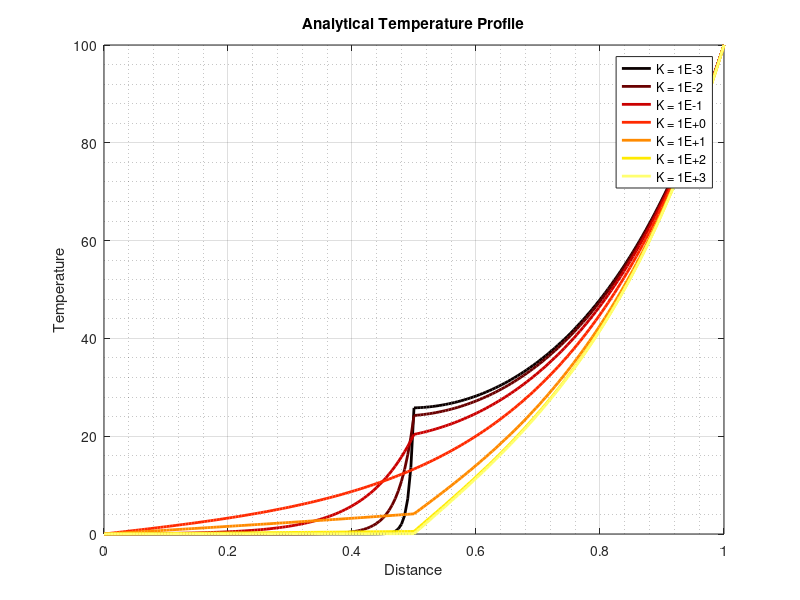
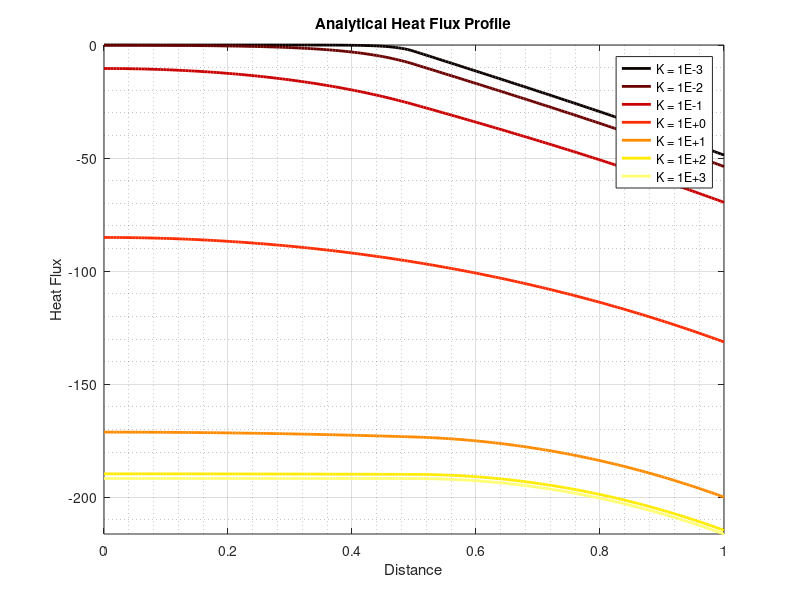

Recreate these plots in MATLAB, in order.
clear all; close all; clc

set(0,'DefaultFigureWindowStyle','docked')

figure
cmap = colormap(hot);
cIndex = 1;

for K = [1E-3 1E-2 1E-1 1E0 1E1 1E2 1E3]
    
    b = 16;
    k2 = 1;
    k1 = K*k2;
    Ta = 0;
    A = 1;
    
    a1 = sqrt(b/k1);
    a2 = sqrt(b/k2);
    
    C = [cosh(0) sinh(0) 0 0;
        0 0 cosh(a2) sinh(a2);
        cosh(a1/2) sinh(a1/2) -cosh(a2/2) -sinh(a2/2);
        k1*a1*sinh(a1/2) k1*a1*cosh(a1/2) -k2*a2*sinh(a2/2) -k2*a2*cosh(a2/2)];
    
    d = [-Ta
        100-Ta;
        0;
        0];
    
    aSolCoeff = C\d;
    
    
    hold on;    box on;
    grid on;    grid minor;
    x1 = linspace(0.0, 0.5, 100);
    x2 = linspace(0.5, 1.0, 100);
    s1 = aSolCoeff(1)*cosh(a1*x1) + aSolCoeff(2)*sinh(a1*x1) + Ta;
    s2 = aSolCoeff(3)*cosh(a2*x2) + aSolCoeff(4)*sinh(a2*x2) + Ta;
    plot([x1 x2], [s1 s2],  'linewidth', 2, 'color', cmap(cIndex, :));
    xlim([0 1]);    ylim([0 100]);
    title('Analytical Temperature Profile')
    xlabel('Distance');  ylabel('Temperature')
    
    cIndex = cIndex + 9;
    
end

legend('K = 1E-3', 'K = 1E-2', 'K = 1E-1', 'K = 1E+0', 'K = 1E+1', 'K = 1E+2', 'K = 1E+3', ...
    'location', 'best') 
saveas(gcf, '430_hw1_analytical_temperature', 'epsc')

figure
cmap = colormap(hot);
cIndex = 1;

for K = [1E-3 1E-2 1E-1 1E0 1E1 1E2 1E3]
    
    b = 1;
    k2 = 1;
    k1 = K;
    Ta = 0;
    A = 1;
    
    a1 = sqrt(b/k1);
    a2 = sqrt(b/k2);
    
    C = [cosh(0) sinh(0) 0 0;
        0 0 cosh(a2) sinh(a2);
        cosh(a1/2) sinh(a1/2) -cosh(a2/2) -sinh(a2/2);
        k1*a1*sinh(a1/2) k1*a1*cosh(a1/2) -k2*a2*sinh(a2/2) -k2*a2*cosh(a2/2)];
    
    d = [-Ta
        100-Ta;
        0;
        0];
    
    aSolCoeff = C\d;
    
    hold on;    box on;
    grid on;    grid minor;
    x1 = linspace(0.0, 0.5, 100);
    x2 = linspace(0.5, 1.0, 100);
    s1 = -k1*A*(aSolCoeff(1)*a1*sinh(a1*x1) + aSolCoeff(2)*a1*cosh(a1*x1));
    s2 = -k2*A*(aSolCoeff(3)*a2*sinh(a2*x2) + aSolCoeff(4)*a2*cosh(a2*x2));
    plot([x1 x2], [s1 s2],  'linewidth', 2, 'color', cmap(cIndex, :));
    xlim([0 1]);    ylim([-inf 0]); 
    title('Analytical Heat Flux Profile')
    xlabel('Distance');  ylabel('Heat Flux')
    
    cIndex = cIndex + 9;
    
end

legend('K = 1E-3', 'K = 1E-2', 'K = 1E-1', 'K = 1E+0', 'K = 1E+1', 'K = 1E+2', 'K = 1E+3', ...
    'location', 'best') 
saveas(gcf, '430_hw1_analytical_heat_flux', 'epsc')